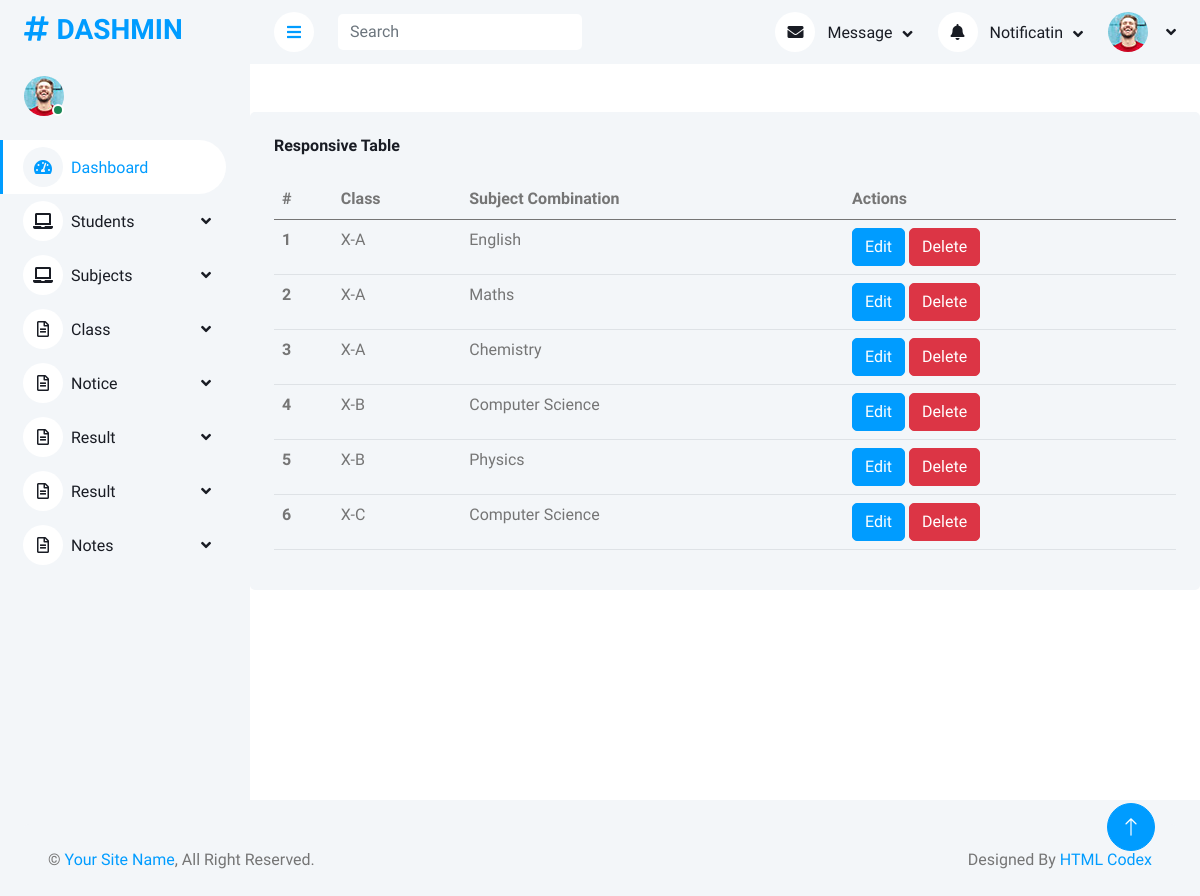
The app's page /manage/manage_subject_combination/, older data.
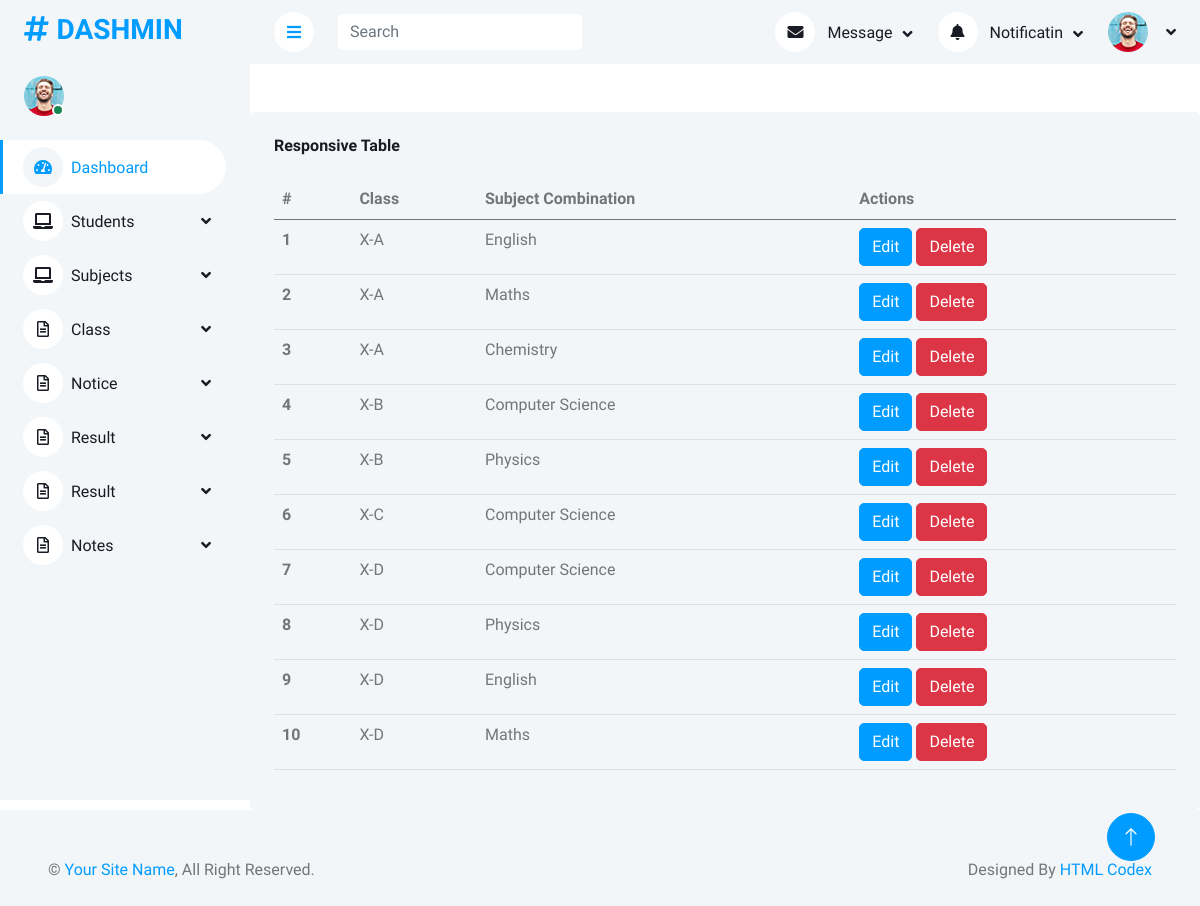
The same page, newer data.
### AdminApp/models.py (models this page shows, shortened)
class SubjectCombinationDb(models.Model):
    Class_Section=models.ForeignKey(ClassDb,on_delete=models.CASCADE,null=True,blank=True)
    Subject_Name=models.ForeignKey(SubjectDb,on_delete=models.CASCADE,null=True,blank=True)
    Created_At=models.DateTimeField(auto_now_add=True)
    Updated_At=models.DateTimeField(auto_now=True)

class ClassDb(models.Model):
    Class_Name=models.CharField(max_length=100,null=True,blank=True)
    Section=models.CharField(max_length=100,null=True,blank=True)
    Created_At=models.DateTimeField(auto_now_add=True)
    Updated_At=models.DateTimeField(auto_now=True)
    def __str__(self):
        return f"{self.Class_Name}-{self.Section}"

class SubjectDb(models.Model):
    Subject_Name=models.CharField(max_length=100,null=True,blank=True)
    Subject_Code=models.CharField(max_length=100,null=True,blank=True)
    Credit = models.IntegerField(null=True, blank=True)
    Created_At=models.DateTimeField(auto_now_add=True)
    Updated_At=models.DateTimeField(auto_now=True)
    def __str__(self):
        return self.Subject_Name

### AdminApp/views.py (the view)
# urls.py: path('manage_subject_combination/',views.manage_subject_combination,name='manage_subject_combination'),
def manage_subject_combination(request):
    data=SubjectCombinationDb.objects.all()
    return render(request,'Manage_Subject_Combination.html',{'data':data})

### AdminApp/templates/Manage_Subject_Combination.html (shortened to what this page needs)
<!DOCTYPE html>
{% extends 'Dashboard.html' %}
{% block content %}
<html lang="en">
<head>
</head>
<body>
    <div class="col-12 mt-5">
        <div class="bg-light rounded h-100 p-4">
            <h6 class="mb-4">Responsive Table</h6>
            <div class="table-responsive">
                <table class="table">
                    <thead>
                        <tr>
                            <th scope="col">#</th>
                            <th scope="col"> Class</th>
                            <th scope="col">Subject Combination</th>
                            <th scope="col">Actions</th>
                        </tr>
                    </thead>
                    <tbody>
                        {% for s in data %}
                        <tr>
                            <th scope="row">{{ forloop.counter }}</th>
                            <td>{{ s.Class_Section }}</td>
                            <td>{{ s.Subject_Name }}</td>
                            <td><a href="#" class="btn btn-primary">Edit</a>
                                <a href="{% url 'delete_subject_combination' s.id %}" class="btn btn-danger">Delete</td>
                        </tr>
                        {% endfor%}
                    </tbody>
                </table>
            </div>
        </div>
    </div>
</body>
</html>
{% endblock %}

Row changes from the older to the newer data that the page shows:
added SubjectCombinationDb: Class_Section "X-D", Subject_Name "Computer Science"
added SubjectCombinationDb: Class_Section "X-D", Subject_Name "Physics"
added SubjectCombinationDb: Class_Section "X-D", Subject_Name "English"
added SubjectCombinationDb: Class_Section "X-D", Subject_Name "Maths"
